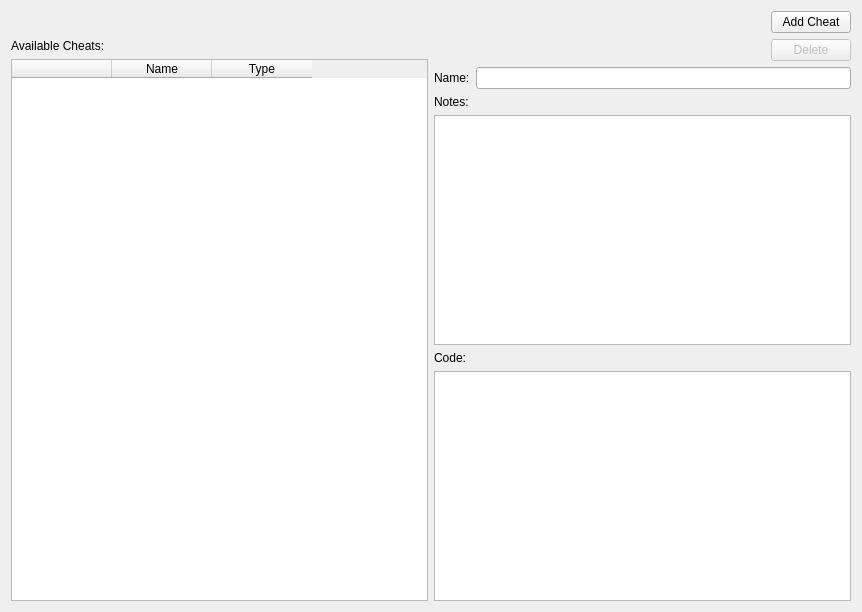
<?xml version="1.0" encoding="UTF-8"?>
<ui version="4.0">
 <class>ConfigureCheats</class>
 <widget class="QWidget" name="ConfigureCheats">
  <property name="windowModality">
   <enum>Qt::ApplicationModal</enum>
  </property>
  <property name="geometry">
   <rect>
    <x>0</x>
    <y>0</y>
    <width>862</width>
    <height>612</height>
   </rect>
  </property>
  <property name="sizePolicy">
   <sizepolicy hsizetype="Fixed" vsizetype="Fixed">
    <horstretch>0</horstretch>
    <verstretch>0</verstretch>
   </sizepolicy>
  </property>
  <property name="windowTitle">
   <string>Cheats</string>
  </property>
  <layout class="QVBoxLayout">
   <item>
    <layout class="QHBoxLayout">
     <item>
      <spacer>
       <property name="orientation">
        <enum>Qt::Horizontal</enum>
       </property>
       <property name="sizeHint" stdset="0">
        <size>
         <width>0</width>
         <height>0</height>
        </size>
       </property>
      </spacer>
     </item>
     <item>
      <widget class="QPushButton" name="buttonAddCheat">
       <property name="text">
        <string>Add Cheat</string>
       </property>
      </widget>
     </item>
    </layout>
   </item>
   <item>
    <layout class="QHBoxLayout">
     <item>
      <layout class="QVBoxLayout">
       <item>
        <widget class="QLabel" name="labelAvailableCheats">
         <property name="text">
          <string>Available Cheats:</string>
         </property>
        </widget>
       </item>
       <item>
        <widget class="QTableWidget" name="tableCheats">
         <property name="editTriggers">
          <set>QAbstractItemView::NoEditTriggers</set>
         </property>
         <property name="selectionMode">
          <enum>QAbstractItemView::SingleSelection</enum>
         </property>
         <property name="selectionBehavior">
          <enum>QAbstractItemView::SelectRows</enum>
         </property>
         <property name="showGrid">
          <bool>false</bool>
         </property>
         <property name="columnCount">
          <number>3</number>
         </property>
         <attribute name="horizontalHeaderVisible">
          <bool>true</bool>
         </attribute>
         <attribute name="verticalHeaderVisible">
          <bool>false</bool>
         </attribute>
         <column>
          <property name="text">
           <string/>
          </property>
         </column>
         <column>
          <property name="text">
           <string>Name</string>
          </property>
         </column>
         <column>
          <property name="text">
           <string>Type</string>
          </property>
         </column>
        </widget>
       </item>
      </layout>
     </item>
     <item>
      <layout class="QVBoxLayout">
       <item>
        <layout class="QHBoxLayout">
         <item>
          <spacer>
           <property name="orientation">
            <enum>Qt::Horizontal</enum>
           </property>
           <property name="sizeHint" stdset="0">
            <size>
             <width>0</width>
             <height>0</height>
            </size>
           </property>
          </spacer>
         </item>
         <item>
          <widget class="QPushButton" name="buttonDelete">
           <property name="enabled">
            <bool>false</bool>
           </property>
           <property name="text">
            <string>Delete</string>
           </property>
          </widget>
         </item>
        </layout>
       </item>
       <item>
        <layout class="QVBoxLayout">
         <item>
          <layout class="QHBoxLayout">
           <item>
            <widget class="QLabel" name="labelName">
             <property name="text">
              <string>Name:</string>
             </property>
            </widget>
           </item>
           <item>
            <widget class="QLineEdit" name="lineName"/>
           </item>
          </layout>
         </item>
         <item>
          <widget class="QLabel" name="labelNotes">
           <property name="text">
            <string>Notes:</string>
           </property>
          </widget>
         </item>
         <item>
          <widget class="QPlainTextEdit" name="textNotes"/>
         </item>
         <item>
          <widget class="QLabel" name="labelCode">
           <property name="text">
            <string>Code:</string>
           </property>
          </widget>
         </item>
         <item>
          <widget class="QPlainTextEdit" name="textCode"/>
         </item>
        </layout>
       </item>
      </layout>
     </item>
    </layout>
   </item>
   <item>
    <layout class="QHBoxLayout">
     <item>
      <spacer>
       <property name="orientation">
        <enum>Qt::Horizontal</enum>
       </property>
       <property name="sizeHint" stdset="0">
        <size>
         <width>0</width>
         <height>0</height>
        </size>
       </property>
      </spacer>
     </item>
    </layout>
   </item>
  </layout>
 </widget>
 <tabstops>
  <tabstop>buttonAddCheat</tabstop>
  <tabstop>tableCheats</tabstop>
  <tabstop>lineName</tabstop>
  <tabstop>textNotes</tabstop>
  <tabstop>textCode</tabstop>
  <tabstop>buttonDelete</tabstop>
 </tabstops>
 <resources/>
 <connections/>
</ui>
